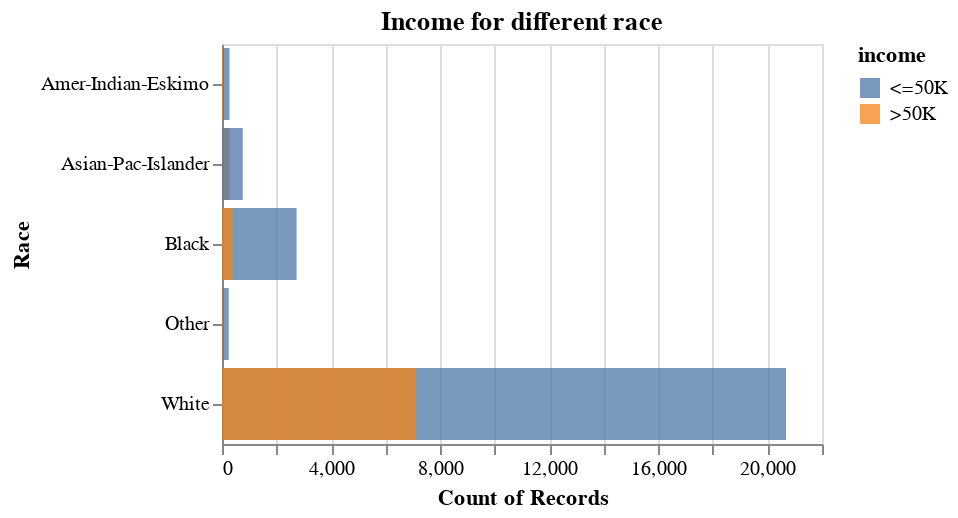

The cell this chart's notebook holds for it:
### Code cell
alt.Chart(data_adult, title = "Income for different race").mark_bar(opacity = 0.75).encode(
    alt.Y('race').title("Race"),
    alt.X('count()').stack(False),
    alt.Color('income')
).properties(
    height=200,
    width=300
)

### Figure 1 — Vega specification as saved in the notebook (floating-point values rounded to 4 significant figures)
{"$schema": "https://vega.github.io/schema/vega/v5.json", "data": [{"name": "source_0", "values": [{"__count": 20680, "income": " <=50K", "race": " White"}, {"__count": 2735, "income": " <=50K", "race": " Black"}, {"__count": 7115, "income": " >50K", "race": " White"}, {"__count": 387, "income": " >50K", "race": " Black"}, {"__count": 276, "income": " >50K", "race": " Asian-Pac-Islander"}, {"__count": 275, "income": " <=50K", "race": " Amer-Indian-Eskimo"}, {"__count": 246, "income": " <=50K", "race": " Other"}, {"__count": 762, "income": " <=50K", "race": " Asian-Pac-Islander"}, {"__count": 25, "income": " >50K", "race": " Other"}, {"__count": 36, "income": " >50K", "race": " Amer-Indian-Eskimo"}]}, {"name": "source_0_x_domain___count", "values": [{"min": 25, "max": 20680}]}, {"name": "source_0_y_domain_race", "values": [{"race": " White"}, {"race": " Black"}, {"race": " Asian-Pac-Islander"}, {"race": " Amer-Indian-Eskimo"}, {"race": " Other"}]}, {"name": "source_0_color_domain_income", "values": [{"income": " <=50K"}, {"income": " >50K"}]}], "marks": [{"type": "rect", "name": "marks", "from": {"data": "source_0"}, "encode": {"update": {"x": {"field": "__count", "scale": "x"}, "fill": {"field": "income", "scale": "color"}, "x2": {"value": 0, "scale": "x"}, "opacity": {"value": 0.75}, "height": {"signal": "max(0.25, bandwidth('y'))"}, "y": {"field": "race", "scale": "y"}}}, "style": ["bar"]}], "scales": [{"name": "x", "type": "linear", "domain": [{"signal": "(data(\"source_0_x_domain___count\")[0] || {}).min"}, {"signal": "(data(\"source_0_x_domain___count\")[0] || {}).max"}], "range": [0, {"signal": "width"}], "nice": true, "zero": true}, {"name": "y", "type": "band", "domain": {"data": "source_0_y_domain_race", "field": "race", "sort": true}, "range": [0, {"signal": "height"}], "paddingInner": 0.1, "paddingOuter": 0.05}, {"name": "color", "type": "ordinal", "domain": {"data": "source_0_color_domain_income", "field": "income", "sort": true}, "range": "category"}], "axes": [{"scale": "x", "zindex": 0, "grid": true, "minExtent": 0, "maxExtent": 0, "tickCount": {"signal": "ceil(width/40)"}, "orient": "bottom", "gridScale": "y", "domain": false, "labels": false, "aria": false, "ticks": false}, {"scale": "x", "grid": false, "labelFlush": true, "title": "Count of Records", "labelOverlap": true, "orient": "bottom", "tickCount": {"signal": "ceil(width/40)"}, "zindex": 0}, {"scale": "y", "orient": "left", "grid": false, "title": "Race", "zindex": 0}], "title": {"text": "Income for different race", "frame": "group"}, "height": 200, "style": "cell", "background": "white", "width": 300, "legends": [{"fill": "color", "symbolType": "square", "title": "income", "encode": {"symbols": {"update": {"opacity": {"value": 0.75}}}}}], "padding": 5}
